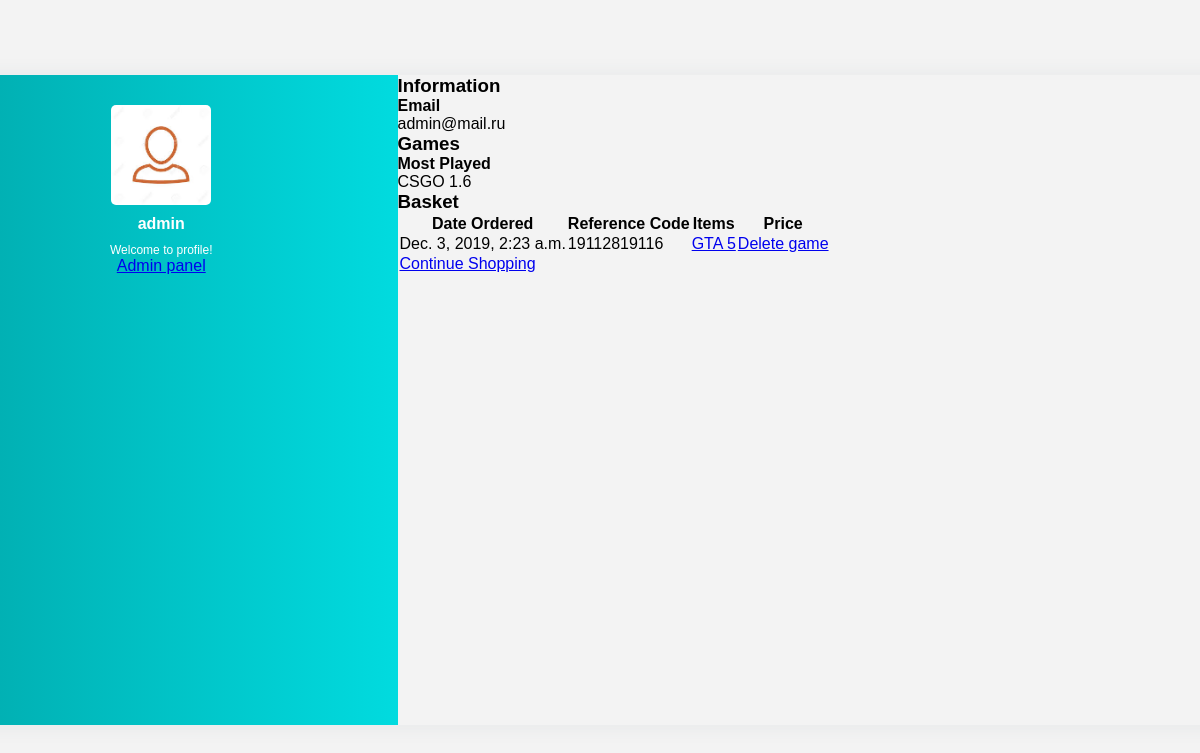
Page /profile/ (signed in) on the committed database.
### UserApp/models.py (models this page shows, shortened)
class Account(AbstractBaseUser):
    email = models.EmailField(verbose_name="email", max_length=60, unique=True)
    username = models.CharField(max_length=30, unique=True)
    data_joined = models.DateTimeField(verbose_name='data-joined', auto_now_add=True)
    last_login = models.DateTimeField(verbose_name='last-login', auto_now=True)
    is_admin = models.BooleanField(default=False)
    is_active = models.BooleanField(default=True)
    is_superuser = models.BooleanField(default=False)
    is_staff = models.BooleanField(default=False)
    USERNAME_FIELD = 'email'
    REQUIRED_FIELDS = ['username', ]
    objects = MyAccountManager()

### GameShop/models.py (models this page shows, shortened)
class Order(models.Model):
    ref_code = models.CharField(max_length=15)
    owner = models.ForeignKey(Profile, on_delete=models.CASCADE, null=True)
    is_ordered = models.BooleanField(default=False)
    items = models.ManyToManyField(OrderItem)
    date_ordered = models.DateTimeField(auto_now=True)

class OrderItem(models.Model):
    game = models.OneToOneField(Games, on_delete=models.SET_NULL, null=True)
    is_ordered = models.BooleanField(default=False)
    date_added = models.DateTimeField(auto_now=True)

class Games(models.Model):
    name = models.CharField(max_length=50)
    creator = models.CharField(max_length=20)
    date_release = models.DateTimeField(default=django.utils.timezone.now)
    genres = models.ManyToManyField(Genre)
    mode = models.CharField(max_length=10)
    game_rate = models.FloatField()
    description = models.TextField(max_length=1000, null=True)
    image = models.FileField(upload_to=upload_location, null=True, blank=True)
    def __str__(self):
        return self.name

### GameShop/views.py (the view)
# urls.py: path('profile/', views.profile, name='profile'),
def profile(request):
    my_user_profile = Profile.objects.filter(user=request.user).first()
    my_orders = Order.objects.filter(is_ordered=True, owner=my_user_profile)
    user_games = Profile.objects.filter(user=request.user)
    context = {
        'my_orders': my_orders,
        'user_games': user_games
    }
    return render(request, "GameShop/profile.html", context)

### GameShop/templates/GameShop/profile.html (shortened to what this page needs)
{% block content %}
<html>
<head>
	<link rel="stylesheet" type="text/css" href="../../static/GameShop/pstyle.css">
</head>
<body>
<div class="wrapper">
    <div class="left">
        <img src="../../static/GameShop/img/core-img/usericon.png" alt="user" width="100">
        <h4>{{ request.user.username }}</h4>
         <p>Welcome to profile!</p>
            {% if request.user.is_admin %}
                <a href="{% url 'GameShop:users' %}">Admin panel</a>
            {% endif %}
    </div>
    <div clas="right">
        <div class="info">
            <div class="social_media">
            <ul>
                <h3>Information</h3>
          </ul>
      </div>
            <div class="info_data">
                 <div class="data">
                    <h4>Email</h4>
                    <p>{{ request.user.email }}</p>
                 </div>
            </div>
        </div>
      <div class="projects">
            <h3>Games</h3>
            <div class="projects_data">
                 <div class="data">
                   <h4>Most Played</h4>
                    <p>CSGO 1.6</p>
              </div>
            </div>
        </div>
      <div class="projects"><h3>Basket</h3>
      <div class="projects_data"><table class="table table-hover table-bordered text-center">
      <tr class="text-center">
        <th>Date Ordered</th>
        <th>Reference Code</th>
        <th>Items</th>
        <th>Price</th>
      </tr>
      {% for order in my_orders %}
        <tr>
          <td>{{ order.date_ordered }}</td>
          <td>{{ order.ref_code }}</td>
          <td>
        	{% for itemm in order.items.all %}
        		<a href="{% url 'GameShop:games_detail' itemm.game.id %}">{{ itemm.game }}</a>
      	  </td>
          <td> <a href="{% url 'GameShop:delete_item' itemm.id %}">Delete game</a></td>
        </tr>
            {% endfor %}
      {% empty %}
        <tr>
          <td colspan= 4> You have no orders.</td>
        </tr>
      {% endfor %}
      <tr>
        <td colspan=4>
          <a href="{% url 'GameShop:game_list' %}" class="btn btn-warning pull-left">
            {% if not order %}Continue Shopping{% else %}Add Items to Cart {% endif %}
          </a>
        </td>
      </tr>
    </table></div>
      </div>
    </div>
</div>
    </body>
</html>
{% endblock content %}

### GameShop/static/GameShop/pstyle.css (style rules this page uses)
* { margin: 0; padding: 0; box-sizing: border-box; list-style: none; font-family: 'Josefin Sans', sans-serif; }
body { background-color: #f3f3f3; }
.wrapper { position: absolute; top: 50%; left: 50%; transform: translate(-50%,-50%); width: 1350px; height: 650px; display: flex; box-shadow: 0 1px 20px 0 rgba(69,90,100,.08); }
.wrapper .left { width: 35%; background: linear-gradient(to right,#01a9ac,#01dbdf); padding: 30px 25px; border-top-left-radius: 5px; border-bottom-left-radius: 5px; text-align: center; color: #fff; }
.wrapper .left img { border-radius: 5px; margin-bottom: 10px; }
.wrapper .left h4 { margin-bottom: 10px; }
.wrapper .left p { font-size: 12px; }
.wrapper .social_media ul { display: flex; background-image: url(cart.png); }

### rows in the picture
Account: user.username "admin", user.email "admin@mail.ru"
Order: date_ordered "Dec. 3, 2019, 2:23 a.m.", ref_code "19112819116"
OrderItem: game "GTA 5"
